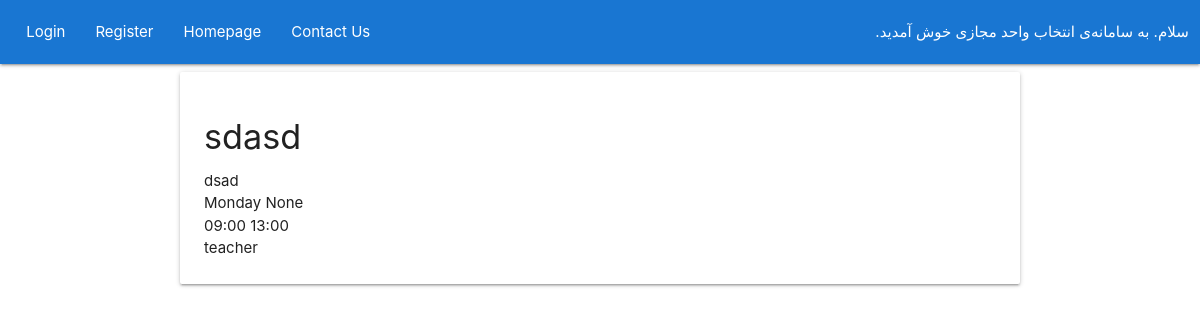
Page /profile/panel/courses/ on the earlier database version.
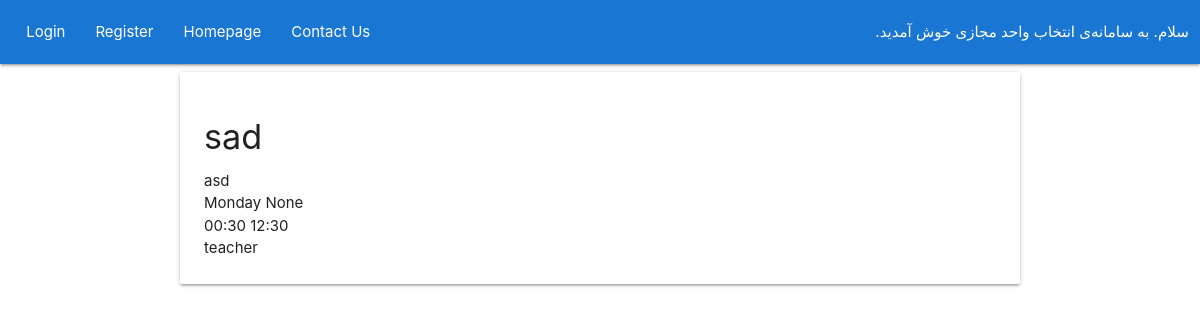
Same page on the later database version.
### webelopers/models.py (models this page shows)
class Course(models.Model):
    DAY_OF_THE_WEEK = (
        (0, 'Saturday'),
        (1, 'Sunday'),
        (2, 'Monday'),
        (3, 'Tuesday'),
        (4, 'Wednesday'),
    )
    department = models.CharField(max_length=30)
    name = models.CharField(max_length=30)
    course_number = models.IntegerField()
    group_number = models.IntegerField()
    teacher = models.CharField(max_length=25)
    start_time = models.TimeField()
    end_time = models.TimeField()
    first_day = models.IntegerField(choices=DAY_OF_THE_WEEK)
    second_day = models.IntegerField(choices=DAY_OF_THE_WEEK, null=True, blank=True)
    exam_date = models.DateField()

### webelopers/views.py (the view)
# urls.py: path('profile/panel/courses/', courses, name='courses'),
def courses(request):
    return render(request, 'courses.html', {'courses': Course.objects.all()})

### templates/courses.html (shortened to what this page needs)
{% extends 'base.html' %}
{% block section %}
    <div class="container">
        <div id="all_courses">
            {% for course in courses %}
                <div class="card-panel">
                    <div class="{{ course.course_number }}_{{ course.group_number }}">
                        <h4>{{ course.name }}</h4>
                        <div>{{ course.department }}</div>
                        <div>
                            {{ course.get_first_day_display }}
                            {{ course.get_second_day_display }}
                        </div>
                        <div>{{ course.start_time|date:"H:i" }} {{ course.end_time|date:"H:i" }}</div>
                        <div>{{ course.teacher }}</div>
                    </div>
                </div>
            {% endfor %}
        </div>
    </div>
{% endblock %}

### templates/base.html (shortened to what this page needs)
<!DOCTYPE html>
<html lang="en">
<head>
    <link rel="stylesheet"
          href="https://cdnjs.cloudflare.com/ajax/libs/materialize/1.0.0-alpha.4/css/materialize.min.css">
</head>
<body>
<nav class="blue darken-2">
    <div class="nav-wrapper row">
        <div id="navbar">
            <div class="col s5">
                <ul class="left">
                    {% if request.user.is_authenticated %}
                        <li><a id="logout" href="{% url 'webelopers:logout' %}">Logout</a></li>
                        <li><a id="profile" href="{% url 'webelopers:profile' %}">Profile</a></li>
                        <li><a id="panel" href="{% url 'webelopers:panel' %}">Panel</a></li>
                    {% else %}
                        <li><a id="login" href="{% url 'webelopers:login' %}">Login</a></li>
                        <li><a id="register" href="{% url 'webelopers:register' %}">Register</a></li>
                    {% endif %}
                    <li><a id="homepage" href="{% url 'webelopers:index' %}">Homepage</a></li>
                    <li><a id="contact_us" href="{% url 'webelopers:contact_us' %}">Contact Us</a></li>
                </ul>
            </div>
            <div class="col s7 rtl">
                سلام. به سامانه‌ی انتخاب واحد مجازی خوش آمدید.
            </div>
        </div>
    </div>
</nav>
{% block section %}
{% endblock %}
</body>
</html>

### templates/base.html (style rules this page uses)
.rtl { direction: rtl; }

Differences in the rows shown:
changed Course "Monday": name "sdasd" → "sad"; department "dsad" → "asd"; start_time "09:00" → "00:30"; end_time "13:00" → "12:30"
